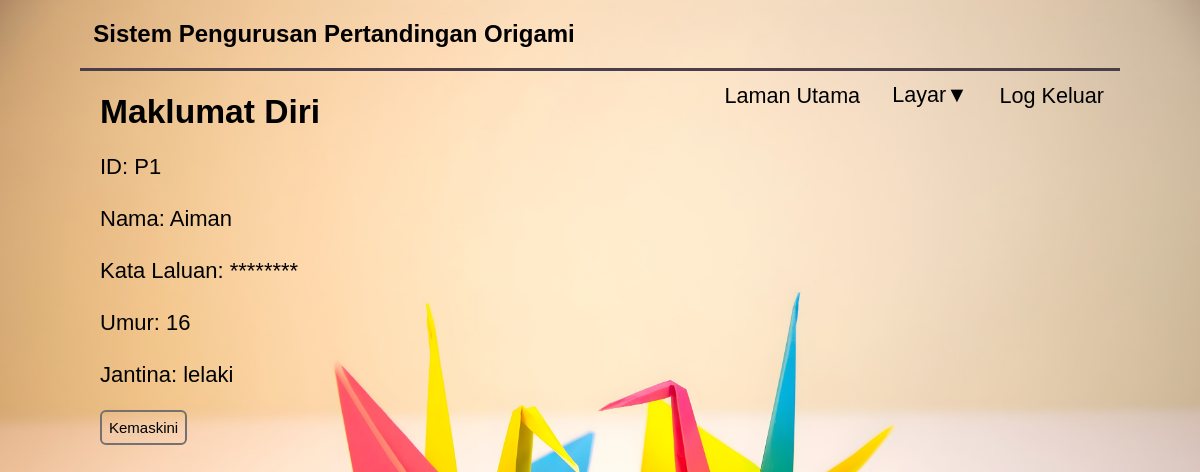
Page /General/info.php (signed in) on the committed database.
### tables this page shows
CREATE TABLE `peserta` (
  `idPeserta` varchar(12) NOT NULL,
  `namaPeserta` varchar(60) DEFAULT NULL,
  `kataLaluanPeserta` varchar(20) DEFAULT NULL,
  `jantinaPeserta` char(9) DEFAULT NULL,
  `umurPeserta` int(2) DEFAULT NULL
);

### General/info.php (the view, shortened to what this page needs)
<?php
    include ('../Sys/connection.php');
?>
<!DOCTYPE html>
<html>
<head>
    <link rel = 'stylesheet' type = 'text/css' href = '../Bling/main.css'>
    <link rel = 'stylesheet' type = 'text/css' href = '../Bling/info.css'>
<head>
<body>
    <div class = 'main'>
        <div class = 'title'>
            <h2> &nbsp Sistem Pengurusan Pertandingan Origami </h2>
        </div>
        <div class = 'ui'>
            <?php include('../lib/navbar.php'); ?>
        </div>
        <div class = 'heading'>
            <h1> Maklumat Diri </h1>
        </div>
        <div class = 'content'>
            <p style = "font-size:22px;">
                ID:
                <?php
                    echo $_SESSION['idPengguna'];
                ?>
                <br><br>
                Nama:
                <?php
                    if ($_SESSION['userType'] == 'peserta') {
                        $sql = "SELECT namaPeserta FROM peserta WHERE idPeserta = '$_SESSION[idPengguna]'";
                    }
                    $result= $con->query($sql);
                    $row = mysqli_fetch_assoc($result);
                    if ($_SESSION['userType'] == 'peserta') {
                        echo $row['namaPeserta'];
                    }
                ?>
                <br><br>
                Kata Laluan:
                <?php
                    if ($_SESSION['userType'] == 'peserta') {
                        $sql = "SELECT kataLaluanPeserta FROM peserta WHERE idPeserta = '$_SESSION[idPengguna]'";
                    }
                    $result= $con->query($sql);
                    $row = mysqli_fetch_assoc($result);
                    if ($_SESSION['userType'] == 'peserta') {
                        for ($i = 0; $i < strlen($row['kataLaluanPeserta']); $i++) {
                            echo '*';
                          }
                    }
                ?>
                <br><br>
                Umur:
                <?php
                    if ($_SESSION['userType'] == 'peserta') {
                        $sql = "SELECT umurPeserta FROM peserta WHERE idPeserta = '$_SESSION[idPengguna]'";
                    }
                    $result= $con->query($sql);
                    $row = mysqli_fetch_assoc($result);
                    if ($_SESSION['userType'] == 'peserta') {
                        echo $row['umurPeserta'];
                    }
                ?>
                <br><br>
                Jantina:
                <?php
                    if ($_SESSION['userType'] == 'peserta') {
                        $sql = "SELECT jantinaPeserta FROM peserta WHERE idPeserta = '$_SESSION[idPengguna]'";
                    }
                    $result= $con->query($sql);
                    $row = mysqli_fetch_assoc($result);
                    if ($_SESSION['userType'] == 'peserta') {
                        echo $row['jantinaPeserta'];
                    }
                ?>
                <br>
            </p>
            <form action = 'kemaskiniForm.php' method = 'POST'>
                <?php echo "<button id = 'btnchng' name = 'id' value = '$_SESSION[idPengguna]'> Kemaskini </button></a>"; ?>
            </form>
        </div>
    </div>
</body>
</html>

### Bling/main.css (style rules this page uses)
body { background-image: url('Sauce/wallpaperOrigami2_blur.jpg'); background-attachment: fixed; background-size: cover; background-position: center; overflow-y: auto; background-repeat: no-repeat; margin-right: 80px; margin-left: 80px; }
.main * { font-family: Arial, Helvetica, sans-serif; }
.title { border-bottom: solid rgb(73, 62, 73) 3px; width: 100%; }
.ui { position: absolute; right: 80px; }

### Bling/info.css (style rules this page uses)
body { background-image: url('Sauce/wallpaperOrigami2.jpg'); }
.heading { padding-left: 20px; font-size: 2.1vh; }
.content { text-align: left; padding-left:20px; }
#btnchng { background-color:transparent; border:2px solid #737271; border-radius:6px; color:#000000; cursor:pointer; padding:7px 7px; font-family:Arial; font-size:15px; text-decoration:none; }

### rows in the picture
peserta: namaPeserta "Aiman", umurPeserta "16", jantinaPeserta "lelaki"

### other values in the picture
$_SESSION['idPengguna'] "P1"
